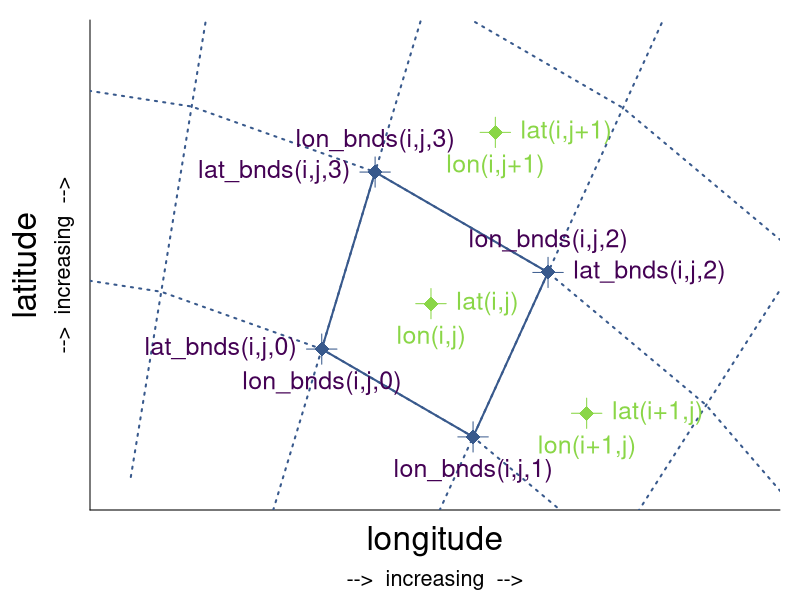

The R source for this figure:
# define lat and lon
lon = 10:10
lat = 54:54

# sphere with radius and lon-center and lat-center
radius_grid_lower = 6
radius_grid_low = 7
radius_cell = c(7.5, 7.5, 7.5, 8.5)
radius_grid_high = 8
radius_grid_higher = 9
radius_grid_evenhigher = 10
clon =  7.0
clat = 47.1

## angles center
# 56, 65, 74
## angles bnds
# 51.5, 60.5, 69.5, 78.5

angles_cell = c(56, 65, 74, 65)
angles_grid = c(42.5, 51.5, 60.5, 69.5, 78.5, 87.5)
pi = 3.14
# grid lines above grid cells
ulon_grid_lower = radius_grid_lower * cos(angles_grid/180*pi) + clon
ulat_grid_lower = radius_grid_lower * sin(angles_grid/180*pi) + clat
ulon_grid_low = radius_grid_low * cos(angles_grid/180*pi) + clon
ulat_grid_low = radius_grid_low * sin(angles_grid/180*pi) + clat
# grid cell center coordinates
ulon_cell = radius_cell * cos(angles_cell/180*pi) + clon
ulat_cell = radius_cell * sin(angles_cell/180*pi) + clat
# grid lines below grid cells
ulon_grid_high = radius_grid_high * cos(angles_grid/180*pi) + clon
ulat_grid_high = radius_grid_high * sin(angles_grid/180*pi) + clat
ulon_grid_higher = radius_grid_higher * cos(angles_grid/180*pi) + clon
ulat_grid_higher = radius_grid_higher * sin(angles_grid/180*pi) + clat
ulon_grid_evenhigher = radius_grid_evenhigher * cos(angles_grid/180*pi) + clon
ulat_grid_evenhigher = radius_grid_evenhigher * sin(angles_grid/180*pi) + clat
# radial grid lines
rlon_grid = rbind(ulon_grid_lower, ulon_grid_low, ulon_grid_high, ulon_grid_higher, ulon_grid_evenhigher, NA)
rlat_grid = rbind(ulat_grid_lower, ulat_grid_low, ulat_grid_high, ulat_grid_higher, ulat_grid_evenhigher, NA)


lon_bnds = (10:11) - 0.5
lat_bnds = (54:55) - 0.5

dlon_solid = 0.4
dlat_solid = 0.4
dlon_dot = 1.4
dlat_dot = 0.6
dlon_text1 = 0.1
dlat_text1 = 0.08
dlon_max = 1.8
dlat_max = 0.8

nlon = length(lon)
nlat = length(lat)


# colors
col_grid_draw = '#38598CFF'
col_grid_text = '#440154FF'
col_cell_draw = '#8AD647FF'
col_cell_text = '#8AD647FF'


# write plot to file
png('pics/case_2D_b.png', width = 7, height = 5.2, units='in', res = 300)
# pdf('pics/case_1D.pdf', width = 7, height = 5.2, paper='special')
par(mar = c(4.5, 4.5, 1, 1))


# create base plot
plot(c(ulon_cell[2]), c(ulat_cell[2]),
     xlab = ' ', ylab = '',
     xlim = c(lon_bnds[1] - dlon_dot, lon_bnds[nlon+1] + dlon_max),
     ylim = c(lat_bnds[1] - dlat_dot, lat_bnds[nlat+1] + dlat_max),
     xaxt = 'n', yaxt = 'n',
     bty = 'n', type = 'n')
axis(1, at = c(0, 360))
axis(2, at = c(0, 360))
mtext('longitude', 1, line = +1.2, cex = 2)
mtext('-->  increasing  -->', 1, line = +3, cex = 1.3)
mtext('latitude', 2, line = 2.5, cex = 2)
mtext('-->  increasing  -->', 2, line = 0.8, cex = 1.3)


# add grid ----
# grid lines, solid
lines(ulon_grid_low, ulat_grid_low, col = col_grid_draw, lwd = 2, lty = 'dotted')
lines(ulon_grid_high, ulat_grid_high, col = col_grid_draw, lwd = 2, lty = 'dotted')
lines(ulon_grid_higher, ulat_grid_higher, col = col_grid_draw, lwd = 2, lty = 'dotted')
lines(rlon_grid, rlat_grid, col = col_grid_draw, lwd = 2, lty = 'dotted')

# grid lines, solid
lines(ulon_grid_low[3:4], ulat_grid_low[3:4], col = col_grid_draw, lwd = 2)
lines(ulon_grid_high[3:4], ulat_grid_high[3:4], col = col_grid_draw, lwd = 2)
lines(rlon_grid[c(2:3,6),3:4], rlat_grid[c(2:3,6),3:4], col = col_grid_draw, lwd = 2)

# lines through grid intersection points
# lines(c(ulon_grid_low[4], ulon_grid_low[4]), c(ulat_grid_low[4] - dlat_text1, ulat_grid_low[4] + dlat_text1), col = col_grid_draw)
# lines(c(ulon_grid_low[4] - dlon_text1, ulon_grid_low[4] + dlon_text1), c(ulat_grid_low[4], ulat_grid_low[4]), col = col_grid_draw)
lines(rbind(ulon_grid_low[3:4], ulon_grid_low[3:4], NA), rbind(ulat_grid_low[3:4] - dlat_text1, ulat_grid_low[3:4] + dlat_text1, NA), col = col_grid_draw)
lines(rbind(ulon_grid_low[3:4] - dlon_text1, ulon_grid_low[3:4] + dlon_text1, NA), rbind(ulat_grid_low[3:4], ulat_grid_low[3:4], NA), col = col_grid_draw)
lines(rbind(ulon_grid_high[3:4], ulon_grid_high[3:4], NA), rbind(ulat_grid_high[3:4] - dlat_text1, ulat_grid_high[3:4] + dlat_text1, NA), col = col_grid_draw)
lines(rbind(ulon_grid_high[3:4] - dlon_text1, ulon_grid_high[3:4] + dlon_text1, NA), rbind(ulat_grid_high[3:4], ulat_grid_high[3:4], NA), col = col_grid_draw)

# dots on grid intersection
points(ulon_grid_low[3:4], ulat_grid_low[3:4], pch = 18, cex = 2, col = col_grid_draw)
points(ulon_grid_high[3:4], ulat_grid_high[3:4], pch = 18, cex = 2, col = col_grid_draw)


# lines through grid cell center
lines(c(ulon_cell[2], ulon_cell[2]), c(ulat_cell[2] - dlat_text1, ulat_cell[2] + dlat_text1), col = col_cell_draw)
lines(c(ulon_cell[2] - dlon_text1, ulon_cell[2] + dlon_text1), c(ulat_cell[2], ulat_cell[2]), col = col_cell_draw)
lines(c(ulon_cell[1], ulon_cell[1]), c(ulat_cell[1] - dlat_text1, ulat_cell[1] + dlat_text1), col = col_cell_draw)
lines(c(ulon_cell[1] - dlon_text1, ulon_cell[1] + dlon_text1), c(ulat_cell[1], ulat_cell[1]), col = col_cell_draw)
lines(c(ulon_cell[4], ulon_cell[4]), c(ulat_cell[4] - dlat_text1, ulat_cell[4] + dlat_text1), col = col_cell_draw)
lines(c(ulon_cell[4] - dlon_text1, ulon_cell[4] + dlon_text1), c(ulat_cell[4], ulat_cell[4]), col = col_cell_draw)

# dots in the grid cell center
points(ulon_cell[-3], ulat_cell[-3], pch = 18, cex = 2, col = col_cell_draw)


# add text ----
# bnds
text(ulon_grid_low[4], ulat_grid_low[4] - dlat_text1, 'lon_bnds(i,j,0)', col = col_grid_text, cex = 1.5, pos = 1)
text(ulon_grid_low[4] - dlon_text1, ulat_grid_low[4], 'lat_bnds(i,j,0)', col = col_grid_text, cex = 1.5, pos = 2)
text(ulon_grid_low[3], ulat_grid_low[3] - dlat_text1, 'lon_bnds(i,j,1)', col = col_grid_text, cex = 1.5, pos = 1)
# text(ulon_grid_low[3] - dlon_text1, ulat_grid_low[3], 'lat_bnds(i,j,1)', col = col_grid_text, cex = 1.5, pos = 2)
text(ulon_grid_high[3], ulat_grid_high[3] + dlat_text1, 'lon_bnds(i,j,2)', col = col_grid_text, cex = 1.5, pos = 3)
text(ulon_grid_high[3] + dlon_text1, ulat_grid_high[3], 'lat_bnds(i,j,2)', col = col_grid_text, cex = 1.5, pos = 4)
text(ulon_grid_high[4], ulat_grid_high[4] + dlat_text1, 'lon_bnds(i,j,3)', col = col_grid_text, cex = 1.5, pos = 3)
text(ulon_grid_high[4] - dlon_text1, ulat_grid_high[4], 'lat_bnds(i,j,3)', col = col_grid_text, cex = 1.5, pos = 2)

# grid cell center
text(ulon_cell[2], ulat_cell[2] - dlat_text1, 'lon(i,j)', col = col_cell_text, cex = 1.5, pos = 1)
text(ulon_cell[2] + dlon_text1, ulat_cell[2], 'lat(i,j)', col = col_cell_text, cex = 1.5, pos = 4)
text(ulon_cell[1], ulat_cell[1] - dlat_text1, 'lon(i+1,j)', col = col_cell_text, cex = 1.5, pos = 1)
text(ulon_cell[1] + dlon_text1, ulat_cell[1], 'lat(i+1,j)', col = col_cell_text, cex = 1.5, pos = 4)
text(ulon_cell[4], ulat_cell[4] - dlat_text1, 'lon(i,j+1)', col = col_cell_text, cex = 1.5, pos = 1)
text(ulon_cell[4] + dlon_text1, ulat_cell[4], 'lat(i,j+1)', col = col_cell_text, cex = 1.5, pos = 4)


# close picture output device
dev.off()
